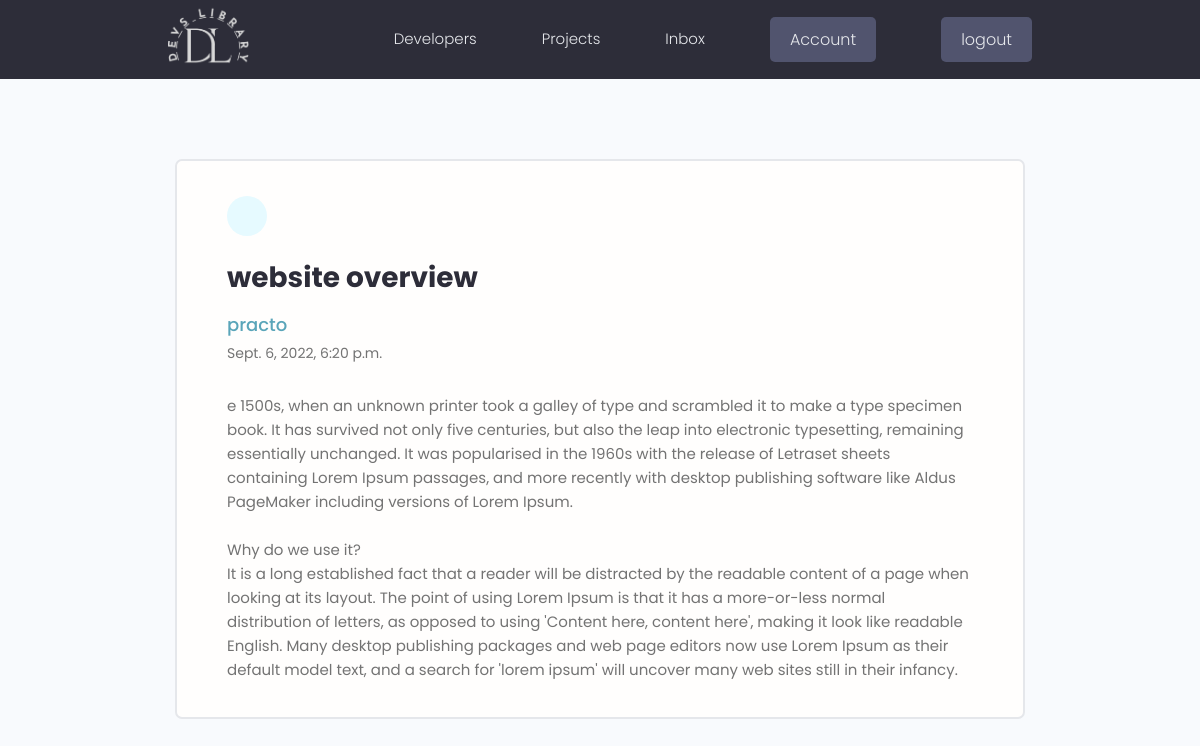
Before: /message/60d5295b-2835-4b5f-83cd-23405f8a0a4f (signed in) with the older database file.
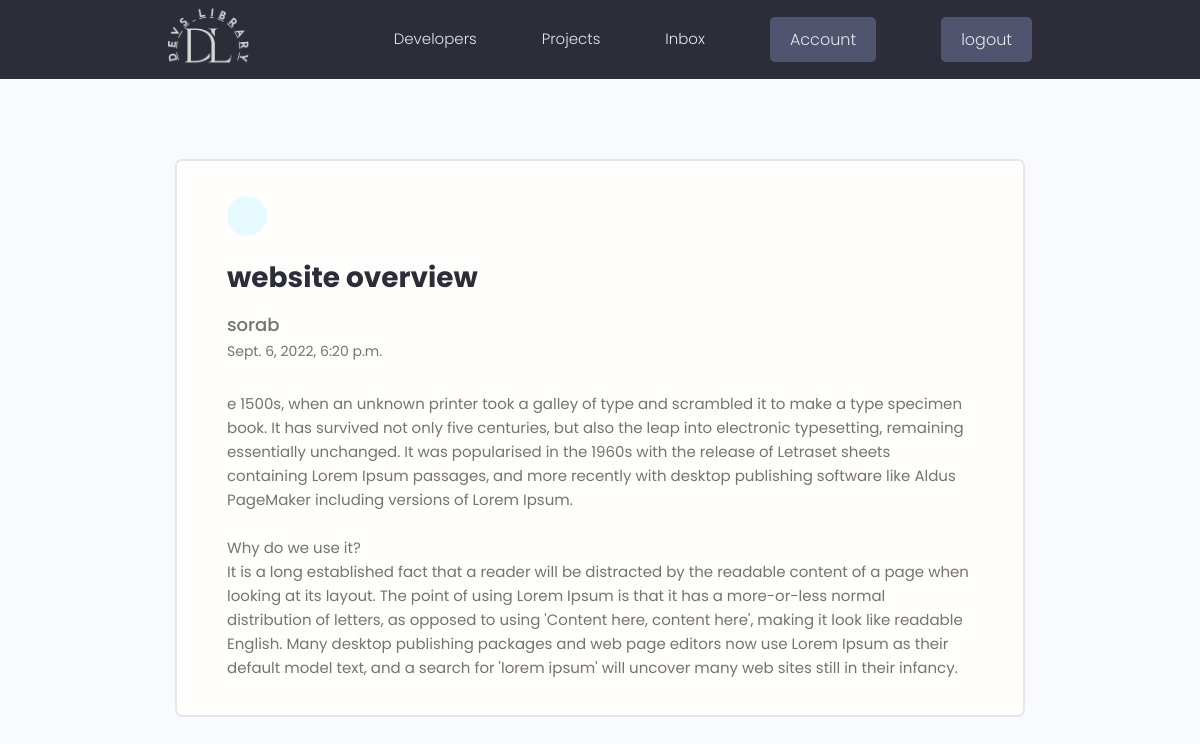
After: the same page with the newer database file.
### users/models.py (models this page shows, shortened)
class Message(models.Model):
    sender=models.ForeignKey(Profile,on_delete=models.SET_NULL,null=True,blank=True)
    reciever=models.ForeignKey(Profile,on_delete=models.SET_NULL,null=True,blank=True,related_name='messages')
    name=models.CharField(max_length=200,blank=True,null=True)
    email=models.EmailField(max_length=200,blank=True,null=True)
    subject=models.CharField(max_length=200,blank=True,null=True)
    body=models.TextField()
    is_read=models.BooleanField(default=False,null=True)
    created = models.DateTimeField(auto_now_add=True)
    id = models.UUIDField(default=uuid.uuid4, unique=True,primary_key=True, editable=False)
    class Meta:
        ordering=['is_read','-created']

class Profile(models.Model):
    user=models.OneToOneField(User,on_delete=models.CASCADE,null=True,blank=True)
    name=models.CharField(max_length=200,blank=True,null=True)
    username=models.CharField(max_length=200,blank=True,null=True)
    location=models.CharField(max_length=800,blank=True,null=True)
    email=models.EmailField(max_length=200,blank=True,null=True)
    short_intro=models.CharField(max_length=200,blank=True,null=True)
    bio=models.TextField(blank=True,null=True)
    image=models.ImageField(blank=True,null=True,default="profiles/user.png",upload_to="profiles/")
    social_github=models.CharField(max_length=200,blank=True,null=True)
    social_twitter=models.CharField(max_length=200,blank=True,null=True)
    social_linkedin=models.CharField(max_length=200,blank=True,null=True)
    social_youtube=models.CharField(max_length=200,blank=True,null=True)
    social_website=models.CharField(max_length=200,blank=True,null=True)
    created = models.DateTimeField(auto_now_add=True)
    id = models.UUIDField(default=uuid.uuid4, unique=True,primary_key=True, editable=False)
    class Meta:
        ordering=['created']
    def __str__(self):
        return str(self.username)

### users/views.py (the view)
# urls.py: path("message/<str:pk>",views.viewmessage,name="viewmessage"),
@login_required(login_url="login")
def viewmessage(request,pk):
    profile=request.user.profile
    message=profile.messages.get(id=pk)
    if message.is_read==False:
        message.is_read=True
        message.save()
    context={'message':message}
    return render(request,'users/message.html',context)

### Templates/users/message.html (shortened to what this page needs)
{% extends 'base.html' %}
  {% block body %}
  <main class="messagePage my-xl">
    <div class="content-box">
      <div class="message">
        <a class="backButton" href="{%url 'inbox' %}"></a>
        <h2 class="message__subject">{{message.subject}}</h4>
          {%if message.sender%}
          <a href={%url 'userprofile' message.sender.id%} class="message__author">{{message.sender}}</a>
          {%else%}
          <p  class="message__author">{{message.name}}</p>
          {%endif%}
          <p class="message__date">{{message.created}}</p>
          <div class="message__body">
            {{message.body|linebreaksbr}}
          </div>
      </div>
    </div>
  </main>
  {% endblock body %}

Changed rows visible on the page:
changed Message "website overview": name (not shown) → "sorab"; sender "practo" → (not shown)
